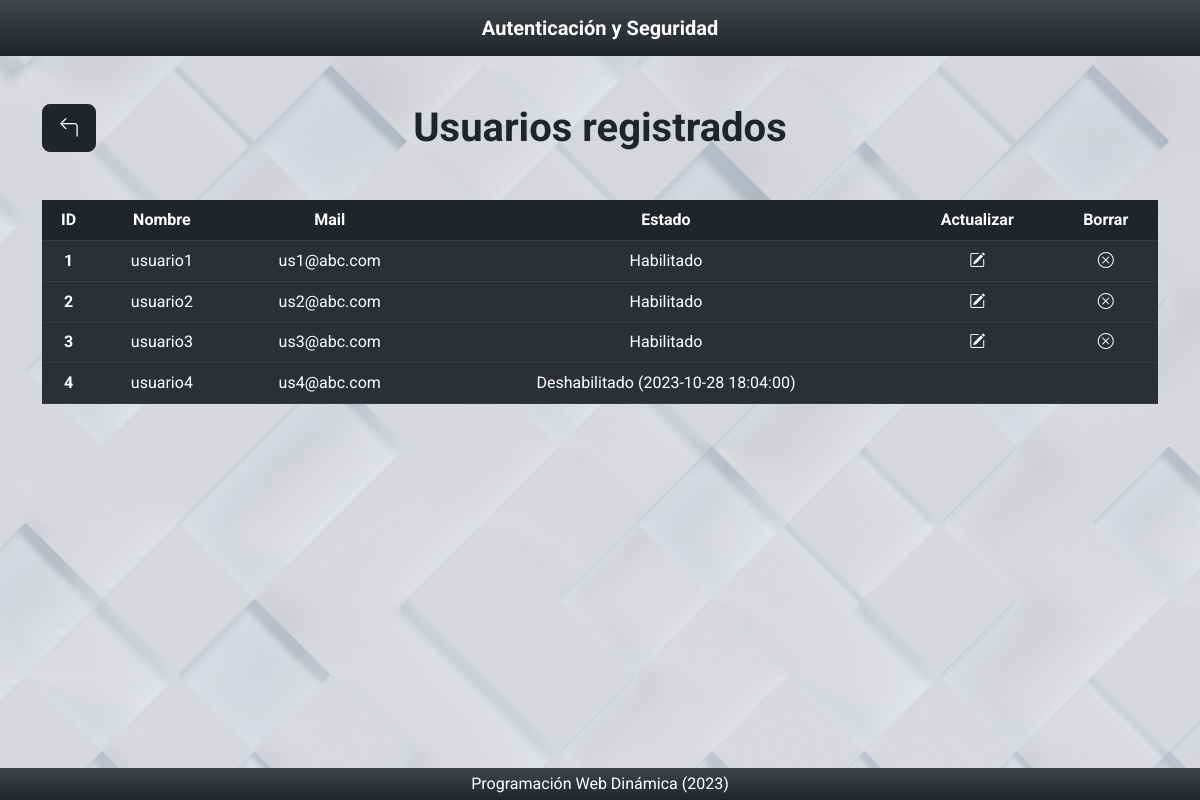
Before: /vista/paginas/listarUsuario.php with the older database file.
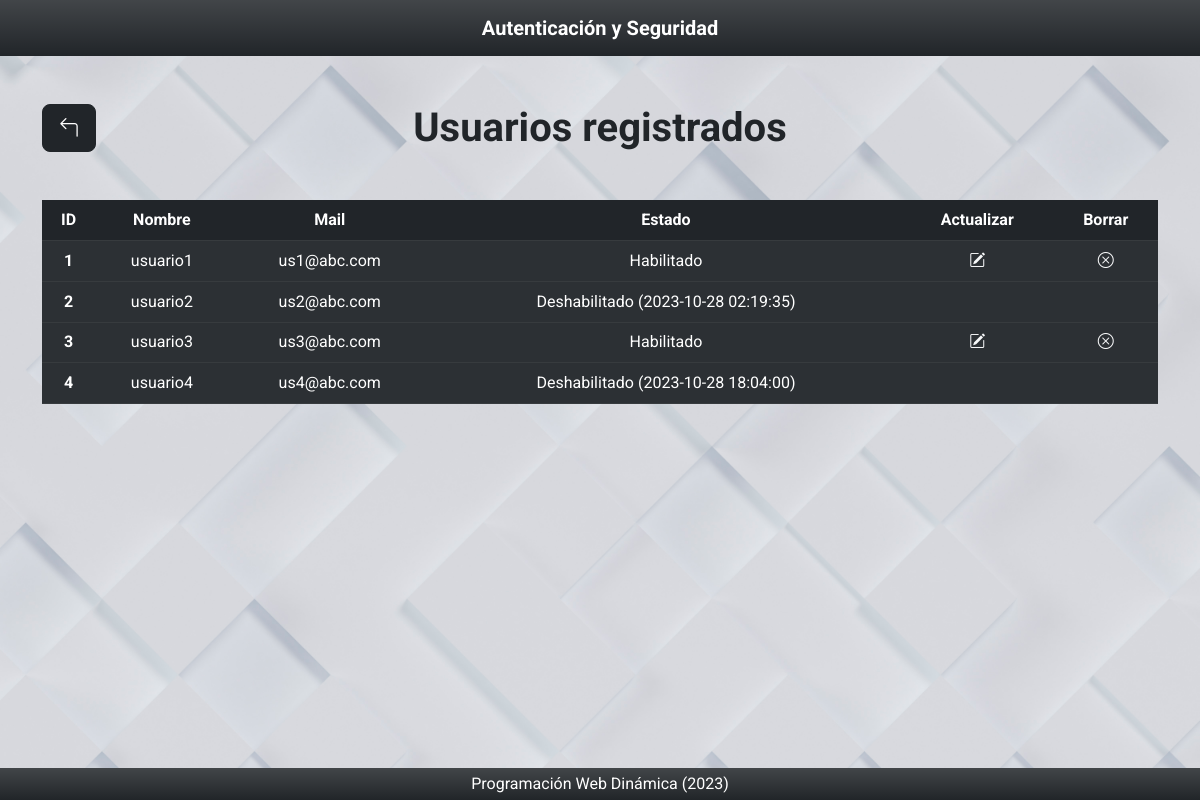
After: the same page with the newer database file.
### tables this page shows
CREATE TABLE usuario (
    idusuario bigint(20) AUTO_INCREMENT,
    usnombre varchar(50),
    uspass varchar(50),
    usmail varchar(50),
    usdeshabilitado timestamp DEFAULT '0000-00-00 00:00:00',
    PRIMARY KEY (idusuario)
);

### util/funciones.php (called while the page is built, shortened)
<?php
    spl_autoload_register(function($class_name) {
        $directorys = array(
            $GLOBALS['ROOT'].'modelo/',
            $GLOBALS['ROOT'].'modelo/conector/',
            $GLOBALS['ROOT'].'control/',
        );
    });
?>

### modelo/usuario.php (called while the page is built, shortened)
<?php
    class usuario {
        private $idusuario;
        private $usnombre;
        private $usmail;
        private $usdeshabilitado;
        public function __construct() {
            $this -> idusuario = null;
            $this -> usnombre = "";
            $this -> usmail = "";
            $this -> usdeshabilitado = null;
        }
        public function getIdusuario() {
            return $this -> idusuario;
        }
        public function setIdusuario($nuevoIdusuario) {
            $this -> idusuario = $nuevoIdusuario;
        }
        public function getUsnombre() {
            return $this -> usnombre;
        }
        public function setUsnombre($nuevoUsnombre) {
            $this -> usnombre = $nuevoUsnombre;
        }
        public function getUsmail() {
            return $this -> usmail;
        }
        public function setUsmail($nuevoUsmail) {
            $this -> usmail = $nuevoUsmail;
        }
        public function getUsdeshabilitado() {
            return $this -> usdeshabilitado;
        }
        public function setUsdeshabilitado($nuevoUsdeshabilitado) {
            $this -> usdeshabilitado = $nuevoUsdeshabilitado;
        }
        public function listar($parametro = "") {
            $arreglo = array();
            $base = new BaseDatos();
            $sql = "SELECT * FROM usuario ";
            if ($parametro != ""){
                $sql .= "WHERE " . $parametro;
            }
            $respuesta = $base -> Ejecutar($sql);
            if ($respuesta > -1){
                if ($respuesta > 0){
                    while ($row = $base -> Registro()){
                        $obj = new usuario();
                        $obj -> setear($row["idusuario"], $row["usnombre"], $row["uspass"], $row["usmail"], $row["usdeshabilitado"]);
                        array_push($arreglo, $obj);
                    }
                }
            } else {
                $this->setmensajeoperacion("usuario->listar: " . $base -> getError());
            }
            return $arreglo;
        }
    }
?>

### modelo/conector/BaseDatos.php (called while the page is built, shortened)
<?php
    class BaseDatos extends PDO {
        private $indice;
        private $resultado;
        public function __construct() {
            $this -> indice = 0;
        }
        public function setSQL($e) {
            return "\n" . $this -> sql = $e;
        }
        public function Ejecutar($sql) {
            if ( stristr($sql, "SELECT")){
                $resp =  $this -> EjecutarSelect($sql);
            }
            return $resp;
        }
        private function EjecutarSelect($sql) {
            $cant = -1;
            $resultado = parent :: query($sql);
            if (!$resultado) {
                $this -> analizarDebug();
            } else {
                $arregloResult = $resultado -> fetchAll();
                $cant = count($arregloResult);
            }
            return $cant;
        }
        public function Registro() {
            $filaActual = false;
            $indiceActual = $this->getIndice();
            if ($indiceActual >= 0) {
                $filas = $this -> getResultado();
                if ($indiceActual < count($filas)) {
                    $filaActual = $filas[$indiceActual];
                } else {
                    $this -> setIndice(-1);
                }
            }
            return $filaActual;
        }
        private function setIndice($valor) {
            $this -> indice = $valor;
        }
        private function getIndice() {
            return $this -> indice;
        }
        private function setResultado($valor) {
            $this -> resultado = $valor;
        }
        private function getResultado() {
            return $this -> resultado;
        }
    }
?>

### control/AbmUsuario.php (called while the page is built, shortened)
<?php
    class AbmUsuario {
        public function buscar($param) {
            $where = " true ";
            $objUsuario = new usuario();
            $arreglo = $objUsuario -> listar($where);
            return $arreglo;
        }
    }
?>

### vista/paginas/listarUsuario.php (the view, shortened to what this page needs)
<?php
    include_once("../estructura/encabezado.php");
    $objAbmUsuario = new AbmUsuario();
    $listaUsuarios = $objAbmUsuario -> buscar(null);
?>
<a class="btn btn-lg btn-dark text-center text-white float-start position-absolute d-flex justify-content-start" href="inicio.php"><i class="bi bi-arrow-90deg-left"></i></a>
<h1 class="mb-5 fw-bold">Usuarios registrados</h1>
<?php
    if (count($listaUsuarios) > 0) {
        echo "<table class='table table-striped table-dark'>";
        echo "<thead>";
        echo "<tr>";
        echo "<th scope='col'>ID</th>";
        echo "<th scope='col'>Nombre</th>";
        echo "<th scope='col'>Mail</th>";
        echo "<th scope='col'>Estado</th>";
        echo "<th scope='col'>Actualizar</th>";
        echo "<th scope='col'>Borrar</th>";
        echo "</tr>";
        echo "</thead>";
        echo "<tbody>";
        if (count($listaUsuarios) > 0) {
            foreach ($listaUsuarios as $objUsuario) {
                echo "<tr>";
                echo "<th scope='row'>" . $objUsuario -> getIdusuario() . "</th>";
                echo "<td>" . $objUsuario -> getUsnombre() . "</td>";
                echo "<td>" . $objUsuario -> getUsmail() . "</td>";
                if ($objUsuario -> getUsdeshabilitado() == '0000-00-00 00:00:00') {
                    echo "<td>Habilitado</td>";
                    echo "<td><a class='bi bi-pencil-square link-light' href='../accion/actualizarLogin.php?accion=editar&idusuario=" . $objUsuario->getIdusuario() ."'></a></td>";
                    echo "<td><a class='bi bi-x-circle link-light' href='../accion/eliminarLogin.php?accion=borrar&idusuario=" . $objUsuario->getIdusuario() ."'></a></td>";
                } else {
                    echo "<td>Deshabilitado (" . $objUsuario -> getUsdeshabilitado() . ")</td>";
                    echo "<td></td>";
                    echo "<td></td>";
                }
                echo "<tr>";
            }
        }
        echo "</tbody>";
        echo "</table>";
    } else {
        echo "<h3>No hay usuarios cargados en la base de datos!</h3>";
    }
?>
<?php
    include_once("../estructura/pie.php");
?>

### vista/estructura/encabezado.php (shortened to what this page needs)
<!DOCTYPE html>
<html lang="en">
    <head>
        <link rel="stylesheet" href="../css/bootstrap.min.css">
        <link rel="stylesheet" href="https://cdn.jsdelivr.net/npm/bootstrap-icons@1.11.1/font/bootstrap-icons.css">
        <link rel="stylesheet" href="../css/style.css">
    </head>
    <body>
        <nav class="navbar bg-dark bg-gradient navbar-expand-lg navbar-dark position-absolute top-0 w-100">
            <div class="container-fluid">
                <a href="../paginas/inicio.php" class="navbar-brand fw-bold m-auto">Autenticación y Seguridad</a>
            </div>
        </nav>
        <div class="banner-image w-100 vh-100 d-flex justify-content-center overflow-auto">
            <div class="content text-center mt-5 w-100">
                <div class="container mt-2 d-grid gap-5">
                    <div class="py-5">

### vista/estructura/pie.php (shortened to what this page needs)
                    </div>
                </div>
            </div>
        </div>
        <footer class="bg-dark bg-gradient text-center text-lg-start position-absolute bottom-0 w-100">
            <div class="text-center text-white my-1">
                Programación Web Dinámica (2023)
            </div>
        </footer>
    </body>
</html>

### vista/css/style.css (style rules this page uses)
* { font-family: 'Roboto', sans-serif; }
nav { z-index: 100; }
.banner-image { background-image: url(../img/banner-img.jpg); background-size: cover; }

Changed rows visible on the page:
changed usuario "usuario2": usdeshabilitado (not shown) → "2023-10-28 02:19:35"; usdeshabilitado "Habilitado" → "Deshabilitado ( )"
